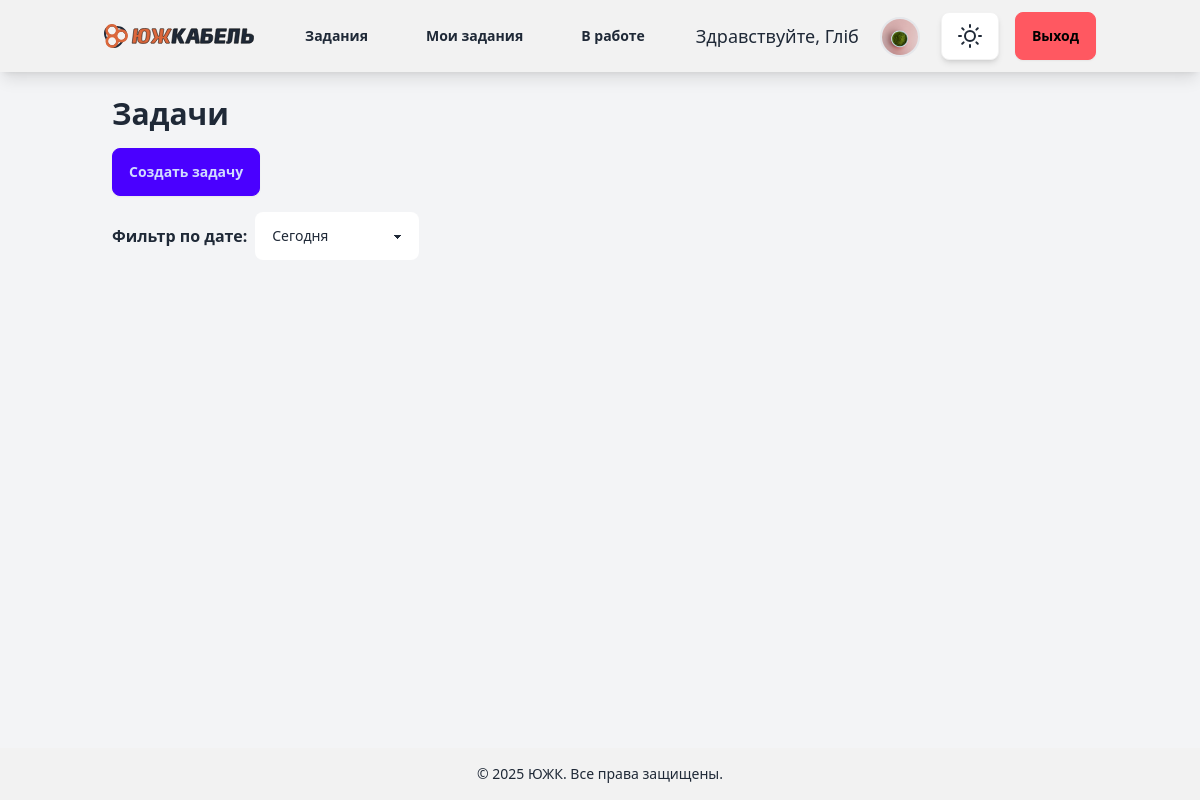
Screenshot of /account/ (signed in) with the database file from the repository.
### account/models.py (models this page shows, shortened)
class CustomUser(AbstractUser):
    department = models.ForeignKey(Department, on_delete=models.SET_NULL, null=True, blank=True)
    position = models.ForeignKey(Position, on_delete=models.SET_NULL, null=True, blank=True, related_name="users")

class Profile(models.Model):
    user = models.OneToOneField(settings.AUTH_USER_MODEL, on_delete=models.CASCADE)
    date_of_birthday = models.DateField(blank=True, null=True)
    photo = models.ImageField(upload_to='users/%Y/%m/%d/', blank=True)
    number = models.CharField(max_length=10, blank=True, null=True)

### account/views.py (the view)
# urls.py: path('', views.dashboard, name='dashboard')
@login_required
def dashboard(request):
    return render(request,
                  'tickets/ticket_list.html',
                  {'section': 'dashboard'})

### templates/tickets/ticket_list.html (shortened to what this page needs)
{% extends "blog/base.html" %}
{% block content1 %}
<div class="container mx-auto p-6">
    <h2 class="text-3xl font-bold mb-4">Задачи</h2>
    <a href="{% url 'tickets:create_ticket' %}" class="btn btn-primary mb-4">Создать задачу</a>
    <form method="get" class="mb-4">
        <div class="flex gap-2 items-center">
            <label class="font-semibold">Фильтр по дате:</label>
            <select name="time_filter" class="select select-bordered" onchange="this.form.submit()">
                <option value="today" {% if request.GET.time_filter == "today" %}selected{% endif %}>Сегодня</option>
            </select>
        </div>
    </form>
</div>
{% endblock %}

### templates/blog/base.html (shortened to what this page needs)
{% load static %}
{% load tailwind_tags %}
<!DOCTYPE html>
<html lang="ru">
<head>
    {% tailwind_css %}
    <script src="https://cdn.tailwindcss.com"></script>
</head>
<body class="bg-gray-100 theme-transition min-h-screen flex flex-col">
    <nav class="bg-base-200 shadow-lg sticky top-0 z-10">
        <div class="container mx-auto px-4 py-3 flex justify-between items-center">
            <a href="{% url 'tickets:ticket_list_created_by' %}">
                <img id="lightLogo" src="/media/tickets/logo-ru-x-light.svg" alt="Company Logo" width="150">
            </a>
            {% if request.user.is_authenticated %}
            <div class="hidden md:flex items-center space-x-6">
                <a href="{% url 'tickets:ticket_list' %}" class="btn btn-ghost hover:bg-base-300">Задания</a>
                <a href="{% url 'tickets:ticket_list_created_by' %}" class="btn btn-ghost hover:bg-base-300">Мои задания</a>
                <a href="{% url 'tickets:ticket_list_accepted_by' %}" class="btn btn-ghost hover:bg-base-300">В работе</a>
            </div>
            <div class="flex items-center space-x-4">
                <span class="text-lg hidden md:inline">Здравствуйте, {{ request.user.first_name|default:request.user.username }}</span>
                <a href="{% url 'account:user_profile' %}" class="btn btn-ghost p-1 hover:ring-2 hover:ring-primary rounded-full transition-all">
                    {% if request.user.profile.photo %}
                        <img src="{{ request.user.profile.photo.url }}" alt="Profile Picture"
                            class="w-10 h-10 rounded-full border-2 border-primary object-cover">
                    {% else %}
                        <img src="/media/tickets/def.png" alt="Default Profile Picture"
                            class="w-10 h-10 rounded-full border-2 border-gray-300 object-cover">
                    {% endif %}
                </a>
                <button id="theme-toggle-btn" class="btn btn-circle bg-base-100 hover:bg-base-300 shadow-md transition-all">
                </button>
                <form action="{% url 'account:logout' %}" method="post" class="inline">
                    <button type="submit" class="btn btn-error hover:btn-error-focus transition-colors">Выход</button>
                </form>
            </div>
            {% else %}
            <div>
                <a href="{% url 'account:login' %}" class="btn btn-primary hover:bg-primary-focus transition-colors">Вход</a>
            </div>
            {% endif %}
        </div>
    </nav>
    {% block content1 %}
    {% endblock %}
    <footer class="bg-base-200 p-4 text-center text-sm mt-auto">
        <div class="container mx-auto">
            <p>© 2025 ЮЖК. Все права защищены.</p>
        </div>
    </footer>
</body>
</html>

### templates/blog/base.html (style rules this page uses)
.theme-transition { transition: background-color 0.3s ease, color 0.3s ease, border-color 0.3s ease; }

### rows the page displays
CustomUser: user.first_name "Гліб", user.profile.photo (picture)
